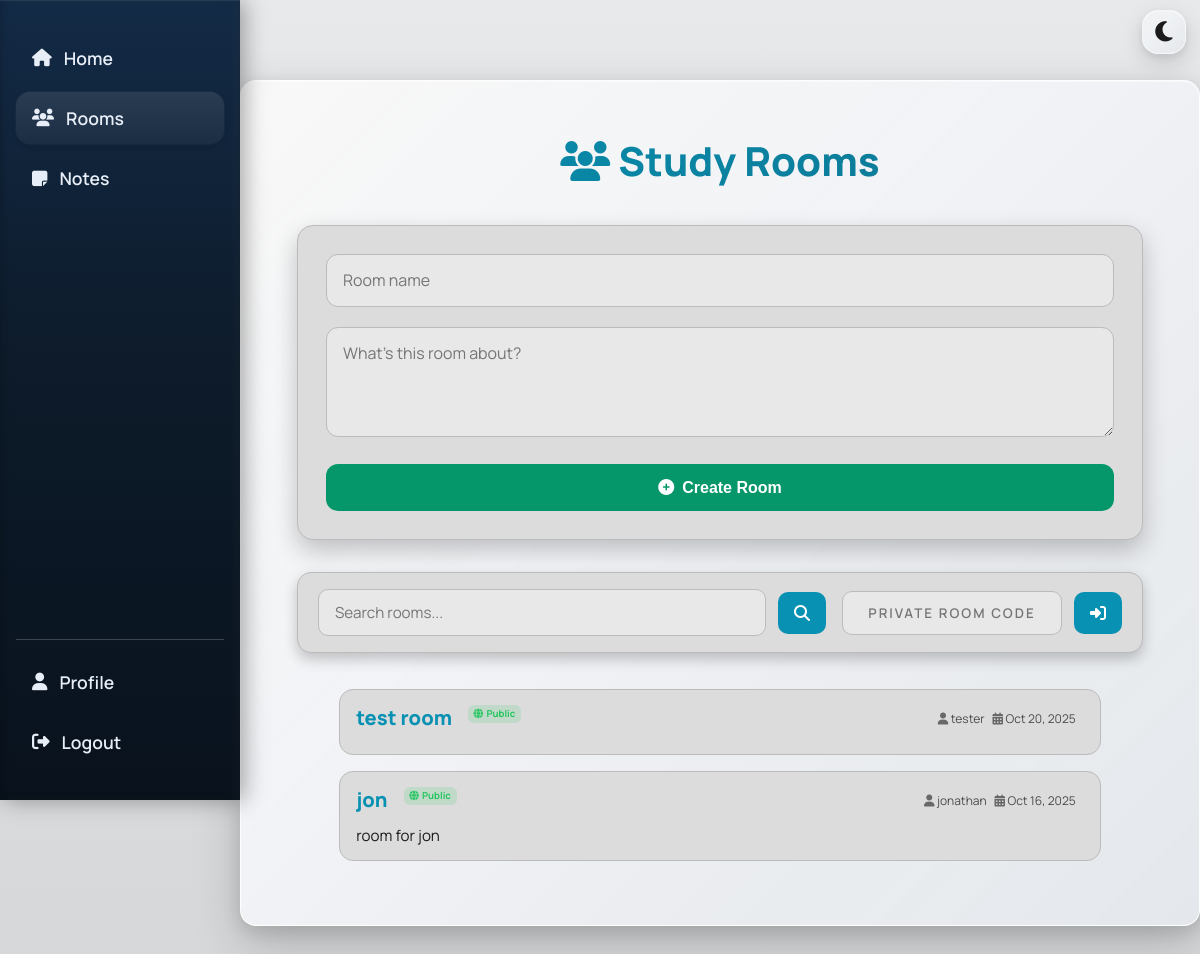
Before: /studybuddy/rooms/ (signed in) with the older database file.
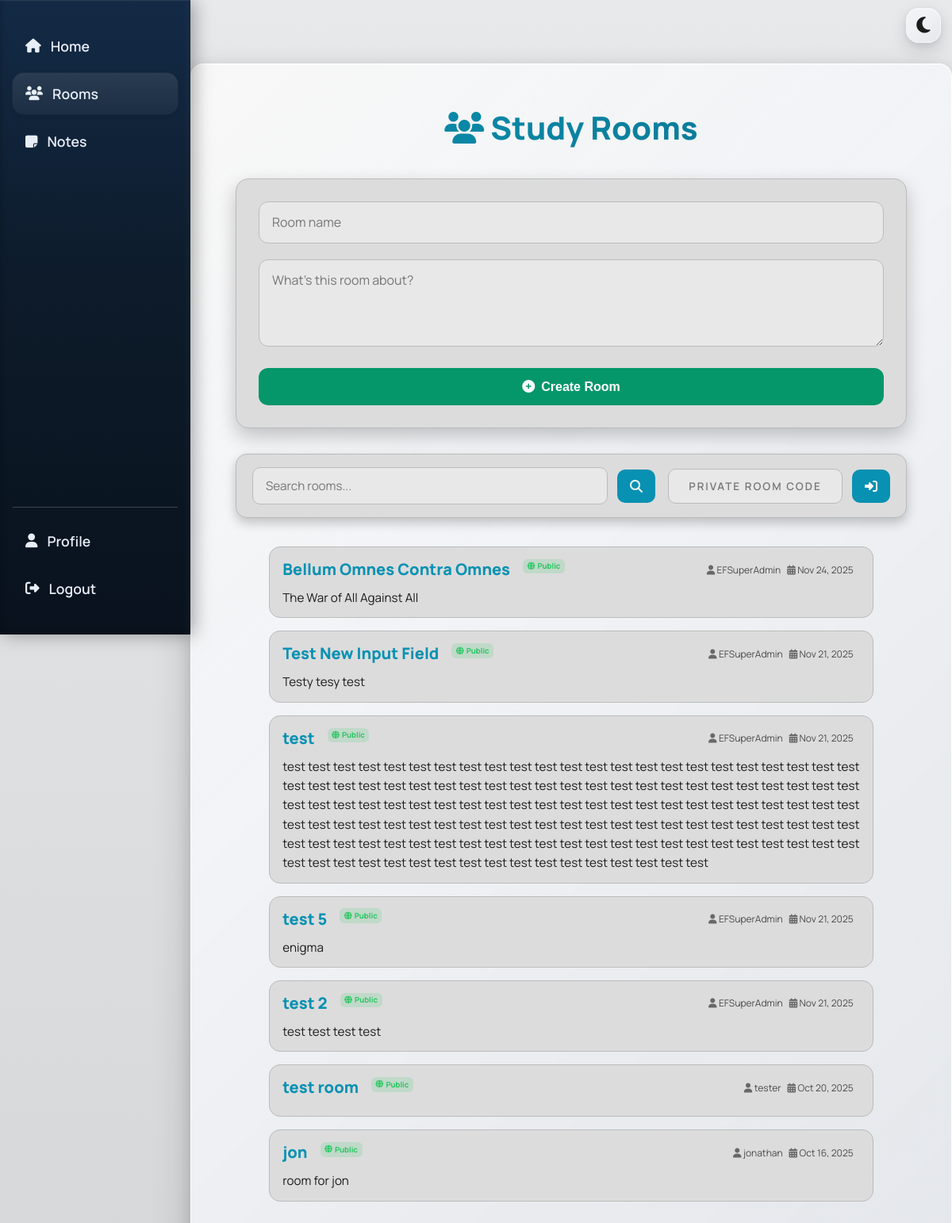
After: the same page with the newer database file.
### studybuddy/models.py (models this page shows, shortened)
class Room(models.Model):
    name = models.CharField(max_length=100)
    description = models.TextField(blank=True, null=True)
    created_by = models.ForeignKey(User, on_delete=models.CASCADE, related_name="rooms")
    created_at = models.DateTimeField(auto_now_add=True)
    is_private = models.BooleanField(default=False)
    password = models.CharField(max_length=128, blank=True, null=True)
    timer_started_at = models.DateTimeField(null=True, blank=True)
    timer_duration = models.IntegerField(default=1500)  # 25 minutes in seconds
    timer_is_running = models.BooleanField(default=False)
    timer_mode = models.CharField(
        max_length=10, default="work", choices=[("work", "Work"), ("break", "Break")]
    )

### studybuddy/views.py (the view, shortened to what this page needs)
# urls.py: path("rooms/", views.rooms, name="rooms"),
@login_required
def rooms(request):
    all_rooms = Room.objects.filter(is_private=False).order_by("-created_at")
    return render(request, "studybuddy/rooms.html", {"rooms": all_rooms})

### studybuddy/templates/studybuddy/rooms.html (shortened to what this page needs)
{% extends 'studybuddy/base.html' %}
{% block content %}
<div class="rooms-header">
    <h1><i class="fas fa-users"></i> Study Rooms</h1>
</div>
<form id="create-room-form" method="POST" class="create-room-form">
    <div class="create-room-field">
        <input type="text" name="name" placeholder="Room name" required>
    </div>
    <div class="create-room-field">
        <textarea name="description" placeholder="What’s this room about?"></textarea>
    </div>
    <button type="submit" class="create-btn">
        <i class="fas fa-plus-circle"></i>
        Create Room
    </button>
</form>
<div class="rooms-utility-bar">
    <div class="utility-left">
        <input type="text" id="room-search" placeholder="Search rooms...">
        <button id="search-btn" class="utility-btn">
            <i class="fas fa-search"></i>
        </button>
    </div>
    <div class="utility-right">
        <input type="text" id="private-code" maxlength="10" placeholder="Private Room Code">
        <button id="join-private-btn" class="utility-btn">
            <i class="fas fa-sign-in-alt"></i>
        </button>
    </div>
</div>
    <div id="rooms-container">
        {% for room in rooms %}
            <div class="room-card" data-room-id="{{ room.id }}">
                <div class="room-top">
                    <a href="{% url 'studybuddy:room_detail' room.id %}" class="room-name">
                        {{ room.name }}
                    </a>
                    <div class="room-info-row">
                        <div class="room-badges">
                            {% if room.is_private %}
                                <span class="badge badge-private"><i class="fas fa-lock"></i> Private</span>
                            {% else %}
                                <span class="badge badge-public"><i class="fas fa-globe"></i> Public</span>
                            {% endif %}
                        </div>
                        <div class="room-meta-inline">
                            <span><i class="fas fa-user"></i> {{ room.created_by.username }}</span>
                            <span><i class="fas fa-calendar-alt"></i> {{ room.created_at|date:"M d, Y" }}</span>
                        </div>
                    </div>
                </div>
                <div class="room-description">
                    {{ room.description }}
                </div>
            </div>
            {% empty %}
            <div class="empty-state">
                <i class="fas fa-door-open"></i>
                <p>No public rooms yet. Create one above!</p>
            </div>
        {% endfor %}
    </div>
{% endblock %}

### studybuddy/templates/studybuddy/base.html (shortened to what this page needs)
<!DOCTYPE html>
<html lang="en">
<head>
    <link rel="stylesheet" href="https://cdnjs.cloudflare.com/ajax/libs/font-awesome/6.4.0/css/all.min.css">
</head>
<body>
    <div class="sidebar">
        <div class="sidebar-section">
           <a class="{% if request.resolver_match.url_name == 'home' %}active{% endif %}"
                href="{% url 'studybuddy:home' %}">
                    <i class="fas fa-home"></i> Home</a>
            <a href="{% url 'studybuddy:rooms' %}"
                class="{% if request.resolver_match.url_name == 'rooms' %}active{% endif %}">
                    <i class="fas fa-users"></i> Rooms</a>
            <a href="{% url 'studybuddy:note_list' %}"
                class="{% if request.resolver_match.url_name == 'note_list' %}active{% endif %}">
                    <i class="fas fa-sticky-note"></i> Notes</a>
        </div>
        <div class="sidebar-section bottom">
            <a href="{% url 'studybuddy:profile' %}"
                class="{% if request.resolver_match.url_name == 'profile' %}active{% endif %}">
                    <i class="fas fa-user"></i> Profile</a>
            <a href="{% url 'studybuddy:logout' %}"
                class="{% if request.resolver_match.url_name == 'logout' %}active{% endif %}">
                    <i class="fas fa-sign-out-alt"></i> Logout</a>
        </div>
    </div>
        <div class="floating-toggle">
            <button class="theme-toggle" onclick="toggleTheme()">
                <i class="fas fa-moon" id="theme-icon"></i>
            </button>
        </div>
    <div class="content">
        {% block content %}
        {% endblock %}
    </div>
</body>
</html>

### studybuddy/templates/studybuddy/base.html (style rules this page uses)
:root { --bg-primary: #dcdfe1; --bg-gradient: linear-gradient(180deg, #e7e9eb 0%, #d5d7d8 100%); --bg-secondary: #e8e8e8; --bg-tertiary: #dcdcdc; --text-primary: #1b1b1b; --text-secondary: #646464; --accent-primary: #0891b2; --accent-hover: #0e7490; --accent-secondary: #059669; --border-color: #bbbbbb; --shadow: rgba(0, 0, 0, 0.22); --nav-bg: linear-gradient(135deg, #0891b2 0%, #0e7490 100%); --sidebar-bg: #0d1b2a; --success: #059669; --danger: #dc2626; --warning: #f59e0b; }
* { margin: 0; padding: 0; box-sizing: border-box; }
body { font-family: 'Manrope', -apple-system, BlinkMacSystemFont, 'Segoe UI', Roboto, sans-serif; background: var(--bg-gradient); color: var(--text-primary); line-height: 1.6; transition: background 0.3s ease, color 0.3s ease; min-height: 100vh; margin-left: 240px; }
.sidebar { position: fixed; top: 0; left: 0; width: 240px; height: 100vh; background: linear-gradient( to bottom, #132a46 0%, #0d1b2a 45%, #09121d 100% ); display: flex; flex-direction: column; justify-content: space-between; padding: 2rem 1rem; box-shadow: 4px 0 22px rgba(0, 0, 0, 0.35), inset 0 1px 0 rgba(255, 255, 255, 0.08), inset -6px 0 10px rgba(255, 255, 255, 0.03), inset 0 -4px 8px rgba(0, 0, 0, 0.25); z-index: 2000; }
.sidebar a { color: #e8eef7; text-decoration: none; font-size: 1.1rem; font-weight: 600; padding: 0.75rem 1rem; border-radius: 14px; display: flex; align-items: center; gap: 0.75rem; background: transparent; box-shadow: 0 0 0 1px rgba(0,0,0,0); transition: all 0.2s ease; }
.sidebar a.active { background: linear-gradient( to bottom, rgba(255,255,255,0.10), rgba(255,255,255,0.045) ); box-shadow: 0 2px 5px rgba(0,0,0,0.12), 0 0 0 1px rgba(255,255,255,0.035); }
.sidebar-section { display: flex; flex-direction: column; gap: 0.5rem; }
.sidebar-section.bottom { margin-top: auto; border-top: 1px solid rgba(255, 255, 255, 0.2); padding-top: 1rem; }
.content { max-width: 1300px; margin: 5rem auto 4rem auto; padding: 3rem 3.5rem; background: linear-gradient( to bottom right, rgba(255, 255, 255, 0.45), rgba(255, 255, 255, 0.25) ); border-radius: 16px; border: 1px solid rgba(0, 0, 0, 0.08); box-shadow: 0 22px 55px rgba(12, 18, 32, 0.12), 0 4px 12px rgba(12, 18, 32, 0.10), inset 0 1px 1px rgba(255, 255, 255, 0.15); transition: all 0.3s ease; }
html[data-theme="light"] .content { background: linear-gradient( 135deg, rgba(255, 255, 255, 0.70), rgba(242, 244, 247, 0.94) 40%, rgba(228, 231, 235, 1) 100% ), var(--bg-secondary); border-color: rgba(255, 255, 255, 0.9); box-shadow: inset 0 1px 1px rgba(255, 255, 255, 0.55), 0 18px 50px rgba(0,0,0,0.18), 0 6px 18px rgba(0,0,0,0.12); }
h1, h2, h3 { color: var(--text-primary); margin-bottom: 1rem; }
h1 { font-size: 2.5rem; font-weight: 800; background: linear-gradient(135deg, var(--accent-primary), var(--accent-hover)); -webkit-background-clip: text; -webkit-text-fill-color: transparent; background-clip: text; }
input, textarea, select { background-color: var(--bg-tertiary); color: var(--text-primary); border: 2px solid var(--border-color); padding: 0.75rem 1rem; border-radius: 10px; transition: all 0.3s ease; font-family: inherit; }
.floating-toggle { position: fixed; top: 10px; right: 14px; z-index: 5000; }
.floating-toggle .theme-toggle { width: 44px; height: 44px; padding: 0; display: flex; align-items: center; justify-content: center; border-radius: 16px; background: linear-gradient( 135deg, rgba(255,255,255,0.45), rgba(242,244,247,0.75) 40%, rgba(228,231,235,0.85) 100% ); border: 1px solid rgba(255,255,255,0.45); backdrop-filter: blur(10px); color: var(--text-primary); font-size: 1.45rem; cursor: pointer; transition: all 0.25s ease; box-shadow: inset 0 1px 1px rgba(255,255,255,0.35), 0 8px 22px rgba(0,0,0,0.14), 0 3px 8px rgba(0,0,0,0.08); }

Changed rows visible on the page:
added Room: name "Bellum Omnes Contra Omnes", is_private False (drawn), created_by.username "EFSuperAdmin", created_at "Nov 24, 2025", description "The War of All Against All"
added Room: name "Test New Input Field", is_private False (drawn), created_by.username "EFSuperAdmin", created_at "Nov 21, 2025", description "Testy tesy test"
added Room: name "test", is_private False (drawn), created_by.username "EFSuperAdmin", created_at "Nov 21, 2025", description "test test test test test test test test test test test test test test test test test test test test test test test test test test test test test test test test test test test test test test test test test test test test test test test test test test test test test test test test test test test test test test test test test test test test test test test test test test test test test test test test test test test test test test test test test test test test test test test test test test test test test test test test test test test test test test test test test test test test test test test test test test test test test test test test test test test test"
added Room: name "test 5", is_private False (drawn), created_by.username "EFSuperAdmin", created_at "Nov 21, 2025", description "enigma"
added Room: name "test 2", is_private False (drawn), created_by.username "EFSuperAdmin", created_at "Nov 21, 2025", description "test test test test"
